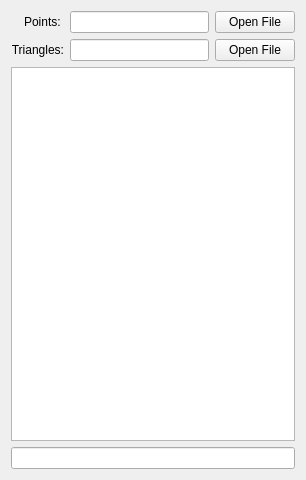
<ui version="4.0" >
 <class>Form</class>
 <widget class="QWidget" name="Form" >
  <property name="geometry" >
   <rect>
    <x>0</x>
    <y>0</y>
    <width>306</width>
    <height>480</height>
   </rect>
  </property>
  <property name="windowTitle" >
   <string>Form</string>
  </property>
  <layout class="QVBoxLayout" name="verticalLayout" >
   <item>
    <layout class="QGridLayout" name="gridLayout" >
     <item row="0" column="0" >
      <widget class="QLabel" name="lblPoint" >
       <property name="layoutDirection" >
        <enum>Qt::LeftToRight</enum>
       </property>
       <property name="text" >
        <string>  Points: </string>
       </property>
       <property name="alignment" >
        <set>Qt::AlignRight|Qt::AlignTrailing|Qt::AlignVCenter</set>
       </property>
      </widget>
     </item>
     <item row="0" column="1" >
      <widget class="QLineEdit" name="PointFileName" >
       <property name="text" >
        <string/>
       </property>
       <property name="readOnly" >
        <bool>false</bool>
       </property>
      </widget>
     </item>
     <item row="0" column="2" >
      <widget class="QPushButton" name="btnPoints" >
       <property name="text" >
        <string>Open File</string>
       </property>
      </widget>
     </item>
     <item row="1" column="0" >
      <widget class="QLabel" name="lblTriangles" >
       <property name="text" >
        <string>Triangles:</string>
       </property>
       <property name="alignment" >
        <set>Qt::AlignRight|Qt::AlignTrailing|Qt::AlignVCenter</set>
       </property>
      </widget>
     </item>
     <item row="1" column="1" >
      <widget class="QLineEdit" name="TopoFileName" >
       <property name="readOnly" >
        <bool>false</bool>
       </property>
      </widget>
     </item>
     <item row="1" column="2" >
      <widget class="QPushButton" name="btnTopo" >
       <property name="text" >
        <string>Open File</string>
       </property>
      </widget>
     </item>
    </layout>
   </item>
   <item>
    <widget class="QTableView" name="Properties" >
     <property name="showGrid" >
      <bool>false</bool>
     </property>
    </widget>
   </item>
   <item>
    <widget class="QLineEdit" name="FileName" />
   </item>
  </layout>
 </widget>
 <resources/>
 <connections/>
</ui>
